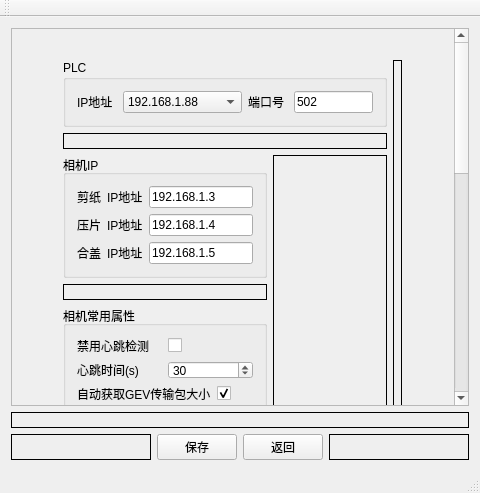
<?xml version="1.0" encoding="UTF-8"?>
<ui version="4.0">
 <class>show_camera_config_windowClass</class>
 <widget class="QMainWindow" name="show_camera_config_windowClass">
  <property name="geometry">
   <rect>
    <x>0</x>
    <y>0</y>
    <width>480</width>
    <height>493</height>
   </rect>
  </property>
  <property name="windowTitle">
   <string>相机属性设置</string>
  </property>
  <widget class="QWidget" name="centralWidget">
   <layout class="QGridLayout" name="gridLayout_3">
    <item row="0" column="0">
     <layout class="QVBoxLayout" name="verticalLayout_5">
      <item>
       <widget class="QScrollArea" name="scrollArea">
        <property name="widgetResizable">
         <bool>true</bool>
        </property>
        <widget class="QWidget" name="scrollAreaWidgetContents_6">
         <property name="geometry">
          <rect>
           <x>0</x>
           <y>0</y>
           <width>441</width>
           <height>1000</height>
          </rect>
         </property>
         <property name="minimumSize">
          <size>
           <width>410</width>
           <height>1000</height>
          </size>
         </property>
         <widget class="QWidget" name="layoutWidget">
          <property name="geometry">
           <rect>
            <x>40</x>
            <y>20</y>
            <width>361</width>
            <height>783</height>
           </rect>
          </property>
          <layout class="QHBoxLayout" name="horizontalLayout_29">
           <item>
            <layout class="QVBoxLayout" name="verticalLayout_4">
             <item>
              <widget class="QGroupBox" name="groupBox_2">
               <property name="title">
                <string>PLC</string>
               </property>
               <layout class="QGridLayout" name="gridLayout_4">
                <item row="0" column="0">
                 <layout class="QHBoxLayout" name="horizontalLayout" stretch="1,3,1,2">
                  <item>
                   <widget class="QLabel" name="label_3">
                    <property name="text">
                     <string>IP地址</string>
                    </property>
                   </widget>
                  </item>
                  <item>
                   <widget class="QComboBox" name="comboBox_3">
                    <item>
                     <property name="text">
                      <string>192.168.1.88</string>
                     </property>
                    </item>
                    <item>
                     <property name="text">
                      <string>192.168.1.87</string>
                     </property>
                    </item>
                   </widget>
                  </item>
                  <item>
                   <widget class="QLabel" name="label_4">
                    <property name="text">
                     <string>端口号</string>
                    </property>
                   </widget>
                  </item>
                  <item>
                   <widget class="QLineEdit" name="lineEdit_2">
                    <property name="text">
                     <string>502</string>
                    </property>
                   </widget>
                  </item>
                 </layout>
                </item>
               </layout>
              </widget>
             </item>
             <item>
              <widget class="QLabel" name="label_14">
               <property name="frameShape">
                <enum>QFrame::Box</enum>
               </property>
               <property name="text">
                <string/>
               </property>
               <property name="margin">
                <number>0</number>
               </property>
              </widget>
             </item>
             <item>
              <layout class="QHBoxLayout" name="horizontalLayout_28" stretch="1,2">
               <item>
                <layout class="QVBoxLayout" name="verticalLayout_2">
                 <item>
                  <widget class="QGroupBox" name="groupBox_3">
                   <property name="title">
                    <string>相机IP</string>
                   </property>
                   <layout class="QGridLayout" name="gridLayout">
                    <item row="0" column="0">
                     <layout class="QVBoxLayout" name="verticalLayout_3">
                      <item>
                       <layout class="QHBoxLayout" name="horizontalLayout_2">
                        <item>
                         <widget class="QLabel" name="label_7">
                          <property name="text">
                           <string>剪纸</string>
                          </property>
                         </widget>
                        </item>
                        <item>
                         <widget class="QLabel" name="label_10">
                          <property name="text">
                           <string>IP地址</string>
                          </property>
                         </widget>
                        </item>
                        <item>
                         <widget class="QLineEdit" name="lineEdit_3">
                          <property name="text">
                           <string>192.168.1.3</string>
                          </property>
                         </widget>
                        </item>
                       </layout>
                      </item>
                      <item>
                       <layout class="QHBoxLayout" name="horizontalLayout_3">
                        <item>
                         <widget class="QLabel" name="label_8">
                          <property name="text">
                           <string>压片</string>
                          </property>
                         </widget>
                        </item>
                        <item>
                         <widget class="QLabel" name="label_11">
                          <property name="text">
                           <string>IP地址</string>
                          </property>
                         </widget>
                        </item>
                        <item>
                         <widget class="QLineEdit" name="lineEdit_4">
                          <property name="text">
                           <string>192.168.1.4</string>
                          </property>
                         </widget>
                        </item>
                       </layout>
                      </item>
                      <item>
                       <layout class="QHBoxLayout" name="horizontalLayout_4">
                        <item>
                         <widget class="QLabel" name="label_9">
                          <property name="text">
                           <string>合盖</string>
                          </property>
                         </widget>
                        </item>
                        <item>
                         <widget class="QLabel" name="label_12">
                          <property name="text">
                           <string>IP地址</string>
                          </property>
                         </widget>
                        </item>
                        <item>
                         <widget class="QLineEdit" name="lineEdit_5">
                          <property name="text">
                           <string>192.168.1.5</string>
                          </property>
                         </widget>
                        </item>
                       </layout>
                      </item>
                     </layout>
                    </item>
                   </layout>
                  </widget>
                 </item>
                 <item>
                  <widget class="QLabel" name="label_13">
                   <property name="frameShape">
                    <enum>QFrame::Box</enum>
                   </property>
                   <property name="text">
                    <string/>
                   </property>
                   <property name="margin">
                    <number>0</number>
                   </property>
                  </widget>
                 </item>
                 <item>
                  <widget class="QGroupBox" name="groupBox">
                   <property name="title">
                    <string>相机常用属性</string>
                   </property>
                   <layout class="QGridLayout" name="gridLayout_2">
                    <item row="0" column="0">
                     <layout class="QVBoxLayout" name="verticalLayout">
                      <item>
                       <layout class="QHBoxLayout" name="horizontalLayout_6">
                        <item>
                         <widget class="QLabel" name="label">
                          <property name="enabled">
                           <bool>true</bool>
                          </property>
                          <property name="text">
                           <string>禁用心跳检测</string>
                          </property>
                         </widget>
                        </item>
                        <item>
                         <widget class="QCheckBox" name="checkBox">
                          <property name="enabled">
                           <bool>true</bool>
                          </property>
                          <property name="mouseTracking">
                           <bool>true</bool>
                          </property>
                          <property name="text">
                           <string/>
                          </property>
                          <property name="checkable">
                           <bool>true</bool>
                          </property>
                          <property name="checked">
                           <bool>false</bool>
                          </property>
                         </widget>
                        </item>
                       </layout>
                      </item>
                      <item>
                       <layout class="QHBoxLayout" name="horizontalLayout_5">
                        <item>
                         <widget class="QLabel" name="label_2">
                          <property name="text">
                           <string>心跳时间(s)</string>
                          </property>
                         </widget>
                        </item>
                        <item>
                         <widget class="QSpinBox" name="spinBox">
                          <property name="maximum">
                           <number>100000</number>
                          </property>
                          <property name="value">
                           <number>30</number>
                          </property>
                         </widget>
                        </item>
                       </layout>
                      </item>
                      <item>
                       <layout class="QHBoxLayout" name="horizontalLayout_7">
                        <item>
                         <widget class="QLabel" name="label_24">
                          <property name="text">
                           <string>自动获取GEV传输包大小</string>
                          </property>
                         </widget>
                        </item>
                        <item>
                         <widget class="QCheckBox" name="checkBox_2">
                          <property name="text">
                           <string/>
                          </property>
                          <property name="checked">
                           <bool>true</bool>
                          </property>
                         </widget>
                        </item>
                       </layout>
                      </item>
                      <item>
                       <layout class="QHBoxLayout" name="horizontalLayout_9">
                        <item>
                         <widget class="QLabel" name="label_20">
                          <property name="text">
                           <string>GEV传输包大小(B)</string>
                          </property>
                         </widget>
                        </item>
                        <item>
                         <widget class="QSpinBox" name="spinBox_2">
                          <property name="minimum">
                           <number>220</number>
                          </property>
                          <property name="maximum">
                           <number>9014</number>
                          </property>
                         </widget>
                        </item>
                       </layout>
                      </item>
                      <item>
                       <layout class="QHBoxLayout" name="horizontalLayout_8">
                        <item>
                         <widget class="QLabel" name="label_21">
                          <property name="text">
                           <string>GEV传输包延时</string>
                          </property>
                         </widget>
                        </item>
                        <item>
                         <widget class="QSpinBox" name="spinBox_3">
                          <property name="minimum">
                           <number>0</number>
                          </property>
                          <property name="maximum">
                           <number>1000000</number>
                          </property>
                         </widget>
                        </item>
                       </layout>
                      </item>
                      <item>
                       <layout class="QHBoxLayout" name="horizontalLayout_12">
                        <item>
                         <widget class="QLabel" name="label_22">
                          <property name="text">
                           <string>相机1 帧率(Fps)</string>
                          </property>
                         </widget>
                        </item>
                        <item>
                         <widget class="QSpinBox" name="spinBox_4">
                          <property name="minimum">
                           <number>1</number>
                          </property>
                          <property name="maximum">
                           <number>100000</number>
                          </property>
                         </widget>
                        </item>
                       </layout>
                      </item>
                      <item>
                       <layout class="QHBoxLayout" name="horizontalLayout_14">
                        <item>
                         <widget class="QLabel" name="label_27">
                          <property name="text">
                           <string>相机2 帧率(Fps)</string>
                          </property>
                         </widget>
                        </item>
                        <item>
                         <widget class="QSpinBox" name="spinBox_6">
                          <property name="minimum">
                           <number>1</number>
                          </property>
                          <property name="maximum">
                           <number>100000</number>
                          </property>
                         </widget>
                        </item>
                       </layout>
                      </item>
                      <item>
                       <layout class="QHBoxLayout" name="horizontalLayout_18">
                        <item>
                         <widget class="QLabel" name="label_28">
                          <property name="text">
                           <string>相机3 帧率(Fps)</string>
                          </property>
                         </widget>
                        </item>
                        <item>
                         <widget class="QSpinBox" name="spinBox_7">
                          <property name="minimum">
                           <number>1</number>
                          </property>
                          <property name="maximum">
                           <number>100000</number>
                          </property>
                         </widget>
                        </item>
                       </layout>
                      </item>
                      <item>
                       <layout class="QHBoxLayout" name="horizontalLayout_19">
                        <item>
                         <widget class="QLabel" name="label_30">
                          <property name="text">
                           <string>相机1 曝光时间(us)</string>
                          </property>
                         </widget>
                        </item>
                        <item>
                         <widget class="QSpinBox" name="spinBox_8">
                          <property name="minimum">
                           <number>25</number>
                          </property>
                          <property name="maximum">
                           <number>2499850</number>
                          </property>
                          <property name="value">
                           <number>5000</number>
                          </property>
                         </widget>
                        </item>
                       </layout>
                      </item>
                      <item>
                       <layout class="QHBoxLayout" name="horizontalLayout_13">
                        <item>
                         <widget class="QLabel" name="label_23">
                          <property name="text">
                           <string>相机2 曝光时间(us)</string>
                          </property>
                         </widget>
                        </item>
                        <item>
                         <widget class="QSpinBox" name="spinBox_5">
                          <property name="minimum">
                           <number>25</number>
                          </property>
                          <property name="maximum">
                           <number>2499850</number>
                          </property>
                          <property name="value">
                           <number>7000</number>
                          </property>
                         </widget>
                        </item>
                       </layout>
                      </item>
                      <item>
                       <layout class="QHBoxLayout" name="horizontalLayout_20">
                        <item>
                         <widget class="QLabel" name="label_31">
                          <property name="text">
                           <string>相机3 曝光时间(us)</string>
                          </property>
                         </widget>
                        </item>
                        <item>
                         <widget class="QSpinBox" name="spinBox_9">
                          <property name="minimum">
                           <number>25</number>
                          </property>
                          <property name="maximum">
                           <number>2499850</number>
                          </property>
                          <property name="value">
                           <number>5000</number>
                          </property>
                         </widget>
                        </item>
                       </layout>
                      </item>
                      <item>
                       <layout class="QHBoxLayout" name="horizontalLayout_21">
                        <item>
                         <widget class="QLabel" name="label_5">
                          <property name="enabled">
                           <bool>true</bool>
                          </property>
                          <property name="text">
                           <string>启动相机1黑电平</string>
                          </property>
                         </widget>
                        </item>
                        <item>
                         <widget class="QCheckBox" name="checkBox_3">
                          <property name="enabled">
                           <bool>true</bool>
                          </property>
                          <property name="mouseTracking">
                           <bool>true</bool>
                          </property>
                          <property name="text">
                           <string/>
                          </property>
                          <property name="checkable">
                           <bool>true</bool>
                          </property>
                          <property name="checked">
                           <bool>true</bool>
                          </property>
                         </widget>
                        </item>
                       </layout>
                      </item>
                      <item>
                       <layout class="QHBoxLayout" name="horizontalLayout_23">
                        <item>
                         <widget class="QLabel" name="label_32">
                          <property name="text">
                           <string>相机1 黑电平</string>
                          </property>
                         </widget>
                        </item>
                        <item>
                         <widget class="QSpinBox" name="spinBox_10">
                          <property name="minimum">
                           <number>0</number>
                          </property>
                          <property name="maximum">
                           <number>4094</number>
                          </property>
                         </widget>
                        </item>
                       </layout>
                      </item>
                      <item>
                       <layout class="QHBoxLayout" name="horizontalLayout_22">
                        <item>
                         <widget class="QLabel" name="label_6">
                          <property name="enabled">
                           <bool>true</bool>
                          </property>
                          <property name="text">
                           <string>启动相机2黑电平</string>
                          </property>
                         </widget>
                        </item>
                        <item>
                         <widget class="QCheckBox" name="checkBox_4">
                          <property name="enabled">
                           <bool>true</bool>
                          </property>
                          <property name="mouseTracking">
                           <bool>true</bool>
                          </property>
                          <property name="text">
                           <string/>
                          </property>
                          <property name="checkable">
                           <bool>true</bool>
                          </property>
                          <property name="checked">
                           <bool>false</bool>
                          </property>
                         </widget>
                        </item>
                       </layout>
                      </item>
                      <item>
                       <layout class="QHBoxLayout" name="horizontalLayout_24">
                        <item>
                         <widget class="QLabel" name="label_33">
                          <property name="text">
                           <string>相机2 黑电平</string>
                          </property>
                         </widget>
                        </item>
                        <item>
                         <widget class="QSpinBox" name="spinBox_11">
                          <property name="minimum">
                           <number>0</number>
                          </property>
                          <property name="maximum">
                           <number>4095</number>
                          </property>
                         </widget>
                        </item>
                       </layout>
                      </item>
                      <item>
                       <layout class="QHBoxLayout" name="horizontalLayout_26">
                        <item>
                         <widget class="QLabel" name="label_35">
                          <property name="enabled">
                           <bool>true</bool>
                          </property>
                          <property name="text">
                           <string>启动相机3黑电平</string>
                          </property>
                         </widget>
                        </item>
                        <item>
                         <widget class="QCheckBox" name="checkBox_5">
                          <property name="enabled">
                           <bool>true</bool>
                          </property>
                          <property name="mouseTracking">
                           <bool>true</bool>
                          </property>
                          <property name="text">
                           <string/>
                          </property>
                          <property name="checkable">
                           <bool>true</bool>
                          </property>
                          <property name="checked">
                           <bool>false</bool>
                          </property>
                         </widget>
                        </item>
                       </layout>
                      </item>
                      <item>
                       <layout class="QHBoxLayout" name="horizontalLayout_27">
                        <item>
                         <widget class="QLabel" name="label_36">
                          <property name="text">
                           <string>相机3 黑电平</string>
                          </property>
                         </widget>
                        </item>
                        <item>
                         <widget class="QSpinBox" name="spinBox_13">
                          <property name="minimum">
                           <number>0</number>
                          </property>
                          <property name="maximum">
                           <number>4095</number>
                          </property>
                         </widget>
                        </item>
                       </layout>
                      </item>
                      <item>
                       <layout class="QHBoxLayout" name="horizontalLayout_15">
                        <item>
                         <widget class="QLabel" name="label_25">
                          <property name="text">
                           <string>相机1 下采样比例</string>
                          </property>
                         </widget>
                        </item>
                        <item>
                         <widget class="QComboBox" name="comboBox">
                          <item>
                           <property name="text">
                            <string>1</string>
                           </property>
                          </item>
                          <item>
                           <property name="text">
                            <string>2</string>
                           </property>
                          </item>
                          <item>
                           <property name="text">
                            <string>4</string>
                           </property>
                          </item>
                         </widget>
                        </item>
                       </layout>
                      </item>
                      <item>
                       <layout class="QHBoxLayout" name="horizontalLayout_16">
                        <item>
                         <widget class="QLabel" name="label_26">
                          <property name="text">
                           <string>相机2 下采样比例</string>
                          </property>
                         </widget>
                        </item>
                        <item>
                         <widget class="QComboBox" name="comboBox_2">
                          <property name="currentText">
                           <string>1</string>
                          </property>
                          <item>
                           <property name="text">
                            <string>1</string>
                           </property>
                          </item>
                          <item>
                           <property name="text">
                            <string>2</string>
                           </property>
                          </item>
                          <item>
                           <property name="text">
                            <string>4</string>
                           </property>
                          </item>
                         </widget>
                        </item>
                       </layout>
                      </item>
                      <item>
                       <layout class="QHBoxLayout" name="horizontalLayout_17">
                        <item>
                         <widget class="QLabel" name="label_29">
                          <property name="text">
                           <string>相机3 下采样比例</string>
                          </property>
                         </widget>
                        </item>
                        <item>
                         <widget class="QComboBox" name="comboBox_4">
                          <property name="currentText">
                           <string>1</string>
                          </property>
                          <item>
                           <property name="text">
                            <string>1</string>
                           </property>
                          </item>
                          <item>
                           <property name="text">
                            <string>2</string>
                           </property>
                          </item>
                          <item>
                           <property name="text">
                            <string>4</string>
                           </property>
                          </item>
                         </widget>
                        </item>
                       </layout>
                      </item>
                     </layout>
                    </item>
                   </layout>
                  </widget>
                 </item>
                </layout>
               </item>
               <item>
                <widget class="QLabel" name="label_15">
                 <property name="frameShape">
                  <enum>QFrame::Box</enum>
                 </property>
                 <property name="text">
                  <string/>
                 </property>
                </widget>
               </item>
              </layout>
             </item>
            </layout>
           </item>
           <item>
            <widget class="QLabel" name="label_16">
             <property name="frameShape">
              <enum>QFrame::Box</enum>
             </property>
             <property name="text">
              <string/>
             </property>
             <property name="margin">
              <number>0</number>
             </property>
            </widget>
           </item>
          </layout>
         </widget>
        </widget>
       </widget>
      </item>
      <item>
       <widget class="QLabel" name="label_18">
        <property name="frameShape">
         <enum>QFrame::Box</enum>
        </property>
        <property name="text">
         <string/>
        </property>
        <property name="margin">
         <number>0</number>
        </property>
       </widget>
      </item>
      <item>
       <layout class="QHBoxLayout" name="horizontalLayout_11">
        <item>
         <widget class="QLabel" name="label_19">
          <property name="frameShape">
           <enum>QFrame::Box</enum>
          </property>
          <property name="text">
           <string/>
          </property>
         </widget>
        </item>
        <item>
         <layout class="QHBoxLayout" name="horizontalLayout_10">
          <item>
           <widget class="QPushButton" name="pushButton_save">
            <property name="text">
             <string>保存</string>
            </property>
           </widget>
          </item>
          <item>
           <widget class="QPushButton" name="pushButton_return">
            <property name="text">
             <string>返回</string>
            </property>
           </widget>
          </item>
         </layout>
        </item>
        <item>
         <widget class="QLabel" name="label_17">
          <property name="frameShape">
           <enum>QFrame::Box</enum>
          </property>
          <property name="text">
           <string/>
          </property>
         </widget>
        </item>
       </layout>
      </item>
     </layout>
    </item>
   </layout>
  </widget>
  <widget class="QMenuBar" name="menuBar">
   <property name="geometry">
    <rect>
     <x>0</x>
     <y>0</y>
     <width>480</width>
     <height>23</height>
    </rect>
   </property>
  </widget>
  <widget class="QToolBar" name="mainToolBar">
   <attribute name="toolBarArea">
    <enum>TopToolBarArea</enum>
   </attribute>
   <attribute name="toolBarBreak">
    <bool>false</bool>
   </attribute>
  </widget>
  <widget class="QStatusBar" name="statusBar"/>
 </widget>
 <layoutdefault spacing="6" margin="11"/>
 <resources/>
 <connections/>
</ui>
